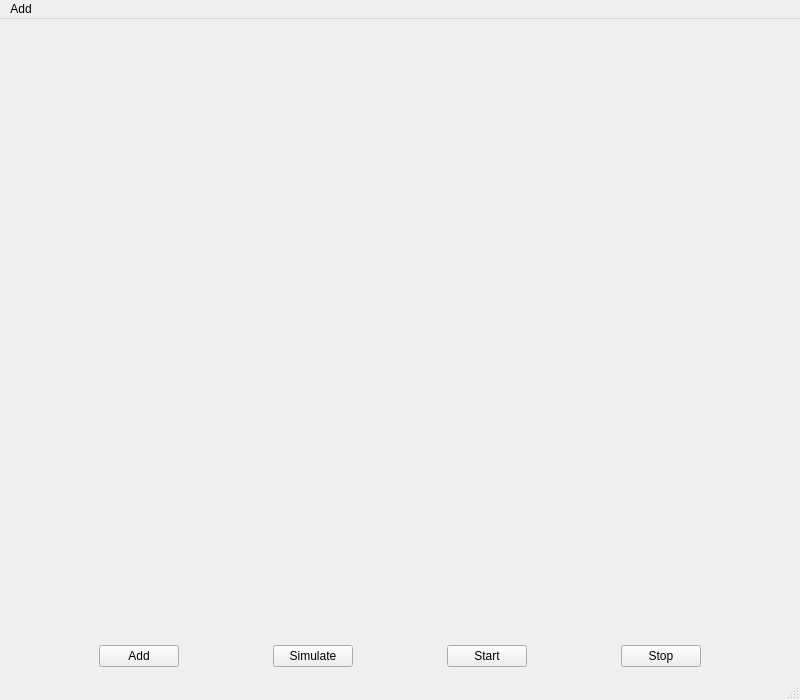
<?xml version="1.0" encoding="UTF-8"?>
<ui version="4.0">
 <class>MainWindow</class>
 <widget class="QMainWindow" name="MainWindow">
  <property name="geometry">
   <rect>
    <x>0</x>
    <y>0</y>
    <width>800</width>
    <height>700</height>
   </rect>
  </property>
  <property name="baseSize">
   <size>
    <width>650</width>
    <height>550</height>
   </size>
  </property>
  <property name="windowTitle">
   <string>MainWindow</string>
  </property>
  <widget class="QWidget" name="centralWidget">
   <layout class="QVBoxLayout" name="verticalLayout" stretch="100,1">
    <property name="sizeConstraint">
     <enum>QLayout::SetMaximumSize</enum>
    </property>
    <item>
     <widget class="QWidget" name="labelWidget" native="true"/>
    </item>
    <item>
     <layout class="QHBoxLayout" name="horizontalLayout">
      <property name="sizeConstraint">
       <enum>QLayout::SetFixedSize</enum>
      </property>
      <item>
       <spacer name="horizontalSpacer_3">
        <property name="orientation">
         <enum>Qt::Horizontal</enum>
        </property>
        <property name="sizeHint" stdset="0">
         <size>
          <width>40</width>
          <height>20</height>
         </size>
        </property>
       </spacer>
      </item>
      <item>
       <widget class="QPushButton" name="add_btn">
        <property name="text">
         <string>Add</string>
        </property>
       </widget>
      </item>
      <item>
       <spacer name="horizontalSpacer_5">
        <property name="orientation">
         <enum>Qt::Horizontal</enum>
        </property>
        <property name="sizeHint" stdset="0">
         <size>
          <width>40</width>
          <height>20</height>
         </size>
        </property>
       </spacer>
      </item>
      <item>
       <widget class="QPushButton" name="simulate_btn">
        <property name="text">
         <string>Simulate</string>
        </property>
       </widget>
      </item>
      <item>
       <spacer name="horizontalSpacer_2">
        <property name="orientation">
         <enum>Qt::Horizontal</enum>
        </property>
        <property name="sizeHint" stdset="0">
         <size>
          <width>40</width>
          <height>20</height>
         </size>
        </property>
       </spacer>
      </item>
      <item>
       <widget class="QPushButton" name="start_btn">
        <property name="text">
         <string>Start</string>
        </property>
       </widget>
      </item>
      <item>
       <spacer name="horizontalSpacer">
        <property name="orientation">
         <enum>Qt::Horizontal</enum>
        </property>
        <property name="sizeHint" stdset="0">
         <size>
          <width>40</width>
          <height>20</height>
         </size>
        </property>
       </spacer>
      </item>
      <item>
       <widget class="QPushButton" name="stop_btn">
        <property name="text">
         <string>Stop</string>
        </property>
       </widget>
      </item>
      <item>
       <spacer name="horizontalSpacer_4">
        <property name="orientation">
         <enum>Qt::Horizontal</enum>
        </property>
        <property name="sizeHint" stdset="0">
         <size>
          <width>40</width>
          <height>20</height>
         </size>
        </property>
       </spacer>
      </item>
     </layout>
    </item>
   </layout>
  </widget>
  <widget class="QMenuBar" name="menuBar">
   <property name="geometry">
    <rect>
     <x>0</x>
     <y>0</y>
     <width>800</width>
     <height>25</height>
    </rect>
   </property>
   <widget class="QMenu" name="menuAdd">
    <property name="title">
     <string>Add</string>
    </property>
    <addaction name="actionAdd_Face"/>
    <addaction name="actionAdd_Stream"/>
   </widget>
   <addaction name="menuAdd"/>
  </widget>
  <widget class="QStatusBar" name="statusBar"/>
  <action name="actionAdd_Face">
   <property name="text">
    <string>add Face</string>
   </property>
  </action>
  <action name="actionAdd_Stream">
   <property name="text">
    <string>add Stream</string>
   </property>
  </action>
 </widget>
 <layoutdefault spacing="6" margin="11"/>
 <resources/>
 <connections/>
</ui>
